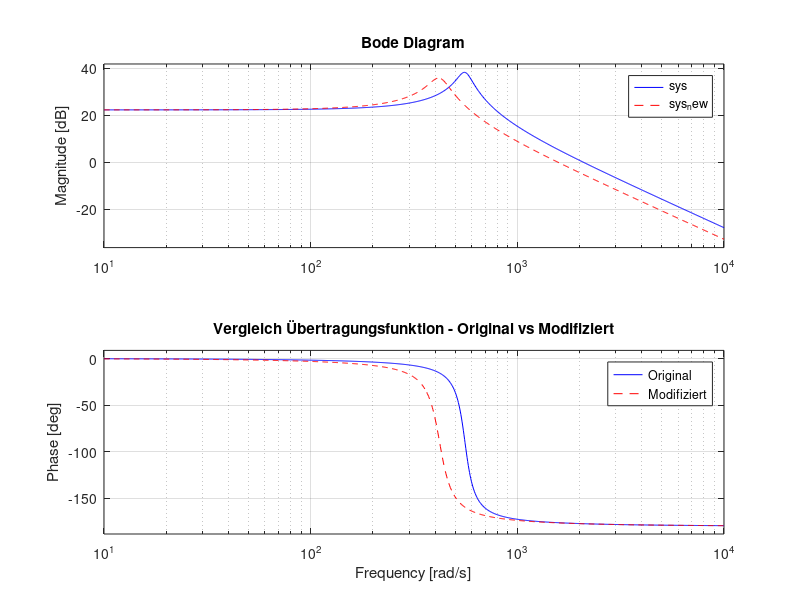
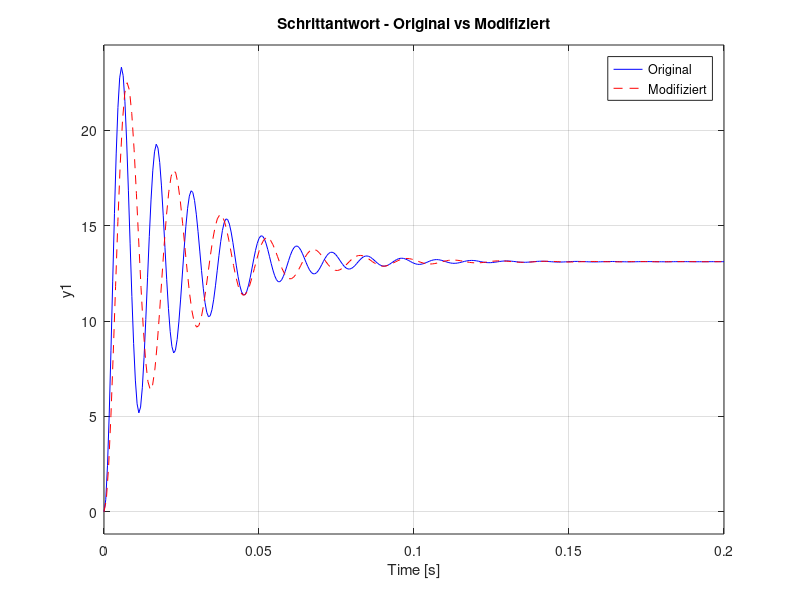

MATLAB code for these plots, in order:
clear
close all
clc

% Ausgangs-Übertragungsfunktion
num = 4.084e6;
den = [1, 89.05, 3.115e5];
sys = tf(num, den);

% Analyse der Übertragungsfunktion
a1 = den(2);
a2 = den(3);

wn = sqrt(a2);                      % Eigenfrequenz [rad/s]
zeta = a1 / (2 * wn);               % Dämpfungsverhältnis
K = num / a2;                       % Verstärkung

% Physikalische Parameter
m0 = 1 / K;                         % Masse [kg]
k0 = wn^2 * m0;                     % Federkonstante [N/m]
d0 = 2 * zeta * wn * m0;           % Dämpfung [Ns/m]

fprintf("Ursprüngliche Resonanzfrequenz: %.2f Hz\n", wn / (2*pi));
fprintf("m = %.4f kg, d = %.4f Ns/m, k = %.2f N/m\n", m0, d0, k0);

% === Benutzerdefinierte Offsets ===
%offset_m = 4.84;
offset_m = 1;
offset_d = 1;
offset_k = 0.5682;

% Neue Parameter berechnen
m = m0 * offset_m;
d = d0 * offset_d;
k = k0 * offset_k;

% Neue Übertragungsfunktion berechnen
wn_new = sqrt(k / m);                      % Neue Eigenfrequenz
zeta_new = d / (2 * sqrt(k * m));          % Neues Dämpfungsverhältnis
K_new = 1 / m;
num_new = K_new * wn_new^2;
den_new = [1, 2 * zeta_new * wn_new, wn_new^2];
sys_new = tf(num_new, den_new);

% Ausgabe
fprintf("\nNeue Resonanzfrequenz: %.2f Hz\n", wn_new / (2*pi));
fprintf("m = %.4f kg, d = %.4f Ns/m, k = %.2f N/m\n", m, d, k);

% Bode-Plot zum Vergleich
figure;
bode(sys, 'b', sys_new, 'r--');
legend('Original', 'Modifiziert');
title('Vergleich Übertragungsfunktion - Original vs Modifiziert');

% Optional: Schrittantwort
figure;
step(sys, 'b', sys_new, 'r--');
legend('Original', 'Modifiziert');
title('Schrittantwort - Original vs Modifiziert');
